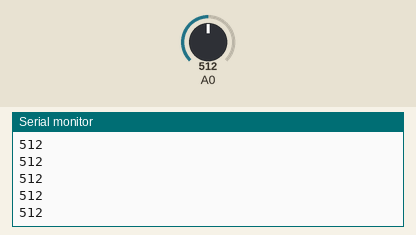
The sketch below on a simulated Arduino Uno, built with avr-gcc and run on an emulated ATmega328P. Shown: the last lines printed to the serial monitor. Inputs (shaded band) come from the test bench; at power-on: A0 = 512.

Above: at 1.2 s.
1.3 s: A0 set to 716
At 1.8 s:
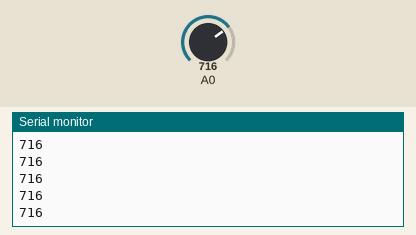
2.8 s: A0 set to 900
At 3.8 s:
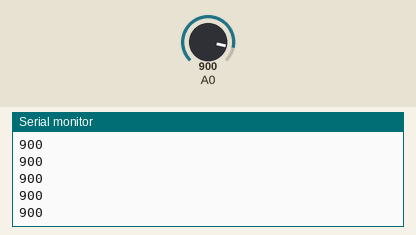
Timing chart, 0 to 5.8 s (numbered marks = the images above; inputs shaded):
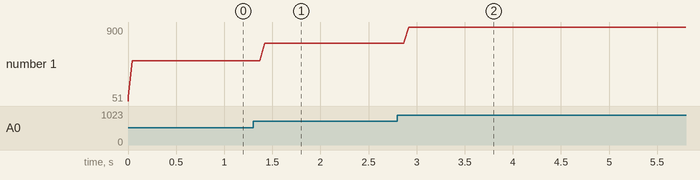

The sketch:

sketch_movingAverage.ino
```cpp
// Moving Average //

const int windowSize = 10;
int buffer[windowSize];
int head = 0;
int total=0;
int average=0;

void setup()
{
  // init the buffer array with zeroes
  for(int i= 0; i<windowSize; i++)
  {
    buffer[i] = 0;
    total = total+buffer[i];

  }

  Serial.begin(9600);
}


void loop()
{
  int reading = analogRead(A0);


  total -= buffer[head];
  buffer[head] = reading;
  total = total + reading;

  head = (head+1)%windowSize;  // head resets after 10 -> 0

  average = total/windowSize;

  Serial.println(average);


}
```

Measured:
- after the input at 1.3 s, the serial monitor: prints a new line after 0.07 s (image 1)
- after the input at 2.8 s, the serial monitor: prints a new line after 0.07 s (image 2)
- plotted number 1: 512 → 716 after the input at 1.3 s, 716 → 900 after the input at 2.8 s
